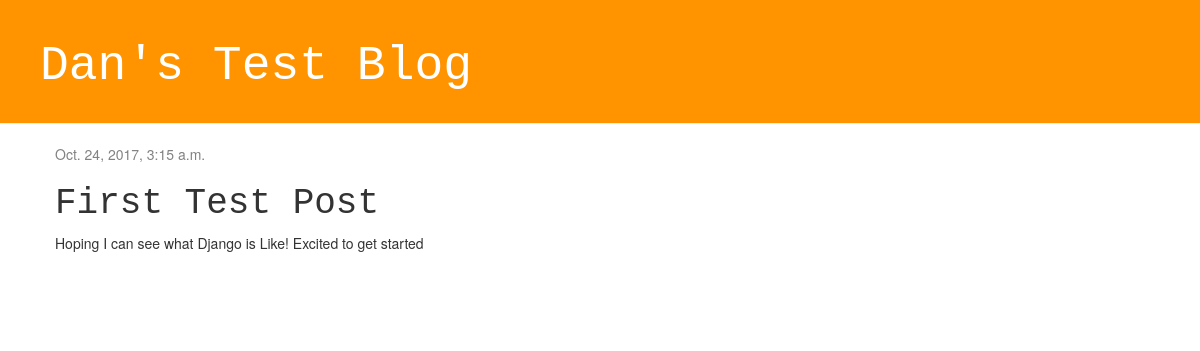
The app's page /post/1/ with its own data.
### blog/models.py (models this page shows, shortened)
class Post(models.Model):
    author = models.ForeignKey('auth.User')
    title = models.CharField(max_length=200)
    text = models.TextField()
    created_date = models.DateTimeField(
            default=timezone.now)
    published_date = models.DateTimeField(
            blank=True, null=True)

### blog/views.py (the view)
# urls.py: url(r'^post/(?P<pk>\d+)/$', views.post_detail, name='post_detail'),
def post_detail(request, pk):
    post = get_object_or_404(Post, pk=pk)
    return render(request, 'blog/post_detail.html', {'post': post})

### blog/templates/blog/post_detail.html (shortened to what this page needs)
{% extends 'blog/base.html' %}
{% block content %}
    <div class="post">
        {% if post.published_date %}
            <div class="date">
                {{ post.published_date }}
            </div>
        {% endif %}
        <h1>{{ post.title }}</h1>
        <p>{{ post.text|linebreaksbr }}</p>
    </div>
{% endblock %}

### blog/static/css/blog.css (style rules this page uses)
h1, h2, h3, h4 { font-family: 'Courier New'; }
.date { color: #828282; }
.post { margin-bottom: 70px; }

### records on screen
Post: published_date "Oct. 24, 2017, 3:15 a.m.", title "First Test Post", text "Hoping I can see what Django is Like! Excited to get started"
